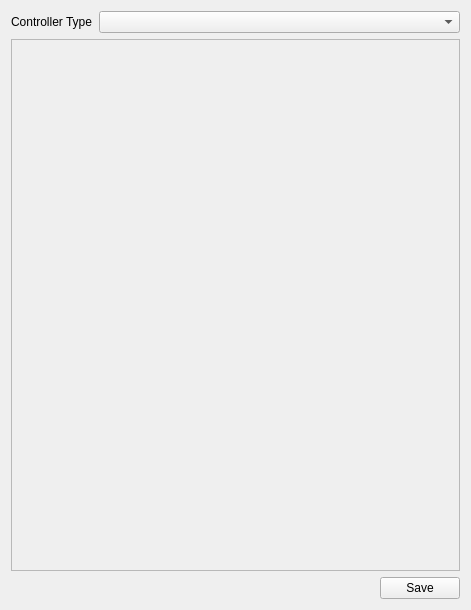
<?xml version="1.0" encoding="UTF-8"?>
<ui version="4.0">
 <class>KeybindWindow</class>
 <widget class="QWidget" name="KeybindWindow">
  <property name="geometry">
   <rect>
    <x>0</x>
    <y>0</y>
    <width>471</width>
    <height>610</height>
   </rect>
  </property>
  <property name="windowTitle">
   <string>Keybind</string>
  </property>
  <layout class="QVBoxLayout" name="verticalLayout">
   <item>
    <layout class="QFormLayout" name="formLayout">
     <item row="0" column="0">
      <widget class="QLabel" name="controllerLabel">
       <property name="text">
        <string>Controller Type</string>
       </property>
      </widget>
     </item>
     <item row="0" column="1">
      <widget class="QComboBox" name="controllerComboBox"/>
     </item>
    </layout>
   </item>
   <item>
    <widget class="QScrollArea" name="scrollArea">
     <property name="widgetResizable">
      <bool>true</bool>
     </property>
     <widget class="QWidget" name="rebindKeyWidget">
      <property name="geometry">
       <rect>
        <x>0</x>
        <y>0</y>
        <width>451</width>
        <height>524</height>
       </rect>
      </property>
      <layout class="QVBoxLayout" name="verticalLayout_2">
       <item>
        <widget class="QStackedWidget" name="stackedWidget"/>
       </item>
      </layout>
     </widget>
    </widget>
   </item>
   <item>
    <layout class="QHBoxLayout" name="saveLayout">
     <item>
      <spacer name="saveSpacer">
       <property name="orientation">
        <enum>Qt::Horizontal</enum>
       </property>
       <property name="sizeHint" stdset="0">
        <size>
         <width>40</width>
         <height>20</height>
        </size>
       </property>
      </spacer>
     </item>
     <item>
      <widget class="QPushButton" name="saveButton">
       <property name="text">
        <string>Save</string>
       </property>
      </widget>
     </item>
    </layout>
   </item>
  </layout>
 </widget>
 <resources/>
 <connections/>
</ui>
